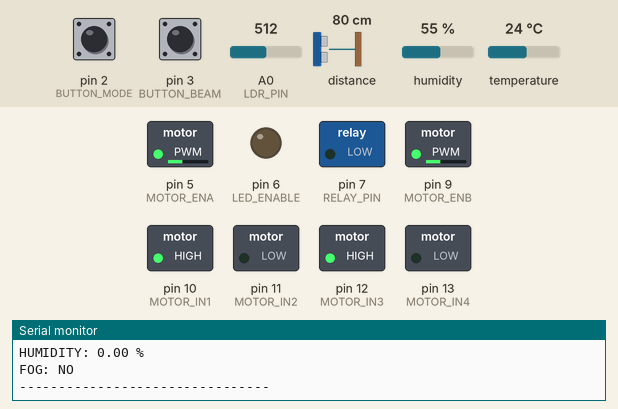
Simulated run of this sketch. Board: Arduino Uno, built with avr-gcc and run on an emulated ATmega328P. On the bench: switched loads named in the sketch (green lamp = pin HIGH), output pins drawn as LEDs (lit = HIGH), the last lines printed to the serial monitor. The test bench sets the inputs (shaded band); at power-on: distance to the obstacle 80 cm, A0 (LDR_PIN) = 512, pin 2 (BUTTON_MODE) HIGH, pin 3 (BUTTON_BEAM) HIGH, humidity 55 %, temperature 24 °C.

Above: at 1.4 s.
1.5 s: distance to the obstacle set to 9 cm
At 2.2 s:
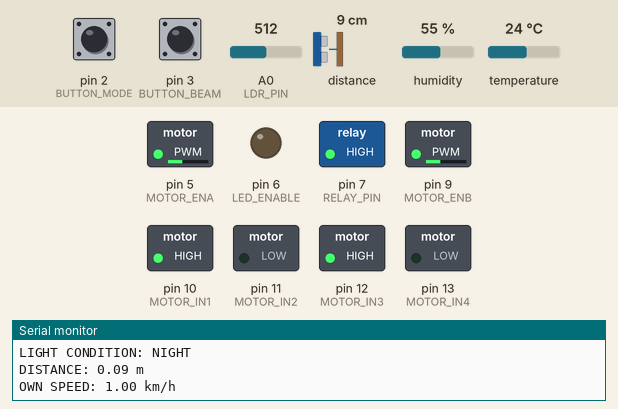
3.9 s: A0 (LDR_PIN) set to 493
At 4.8 s:
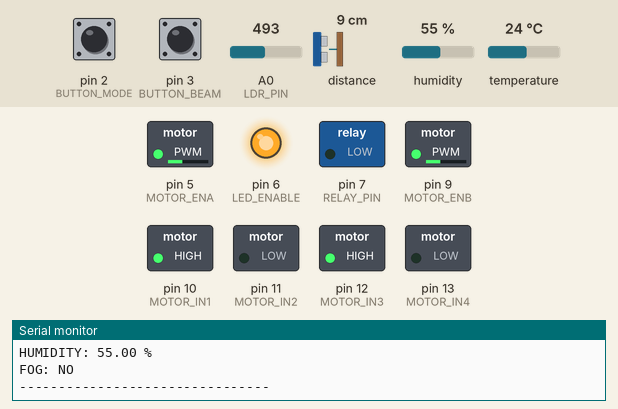
5.4 s: pin 2 (BUTTON_MODE) pulled LOW for 0.15 s
At 6.2 s:
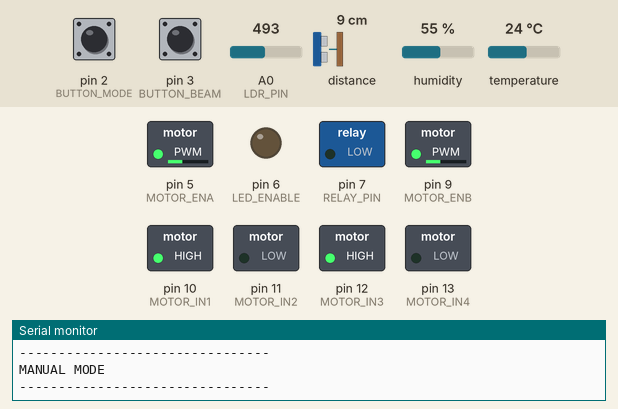
7.7 s: pin 3 (BUTTON_BEAM) pulled LOW for 0.15 s
At 8.1 s:
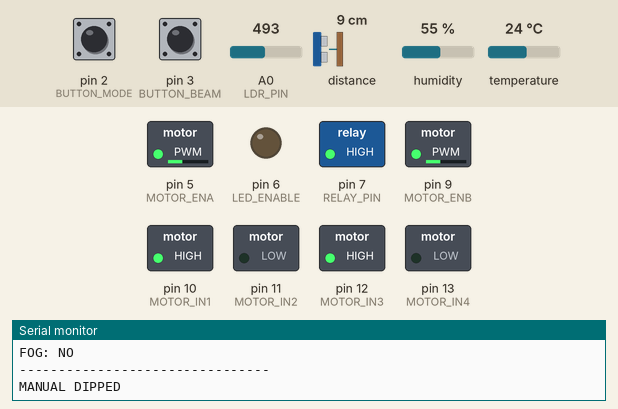
9.3 s: pin 2 (BUTTON_MODE) pulled LOW for 1 s
At 10.8 s:
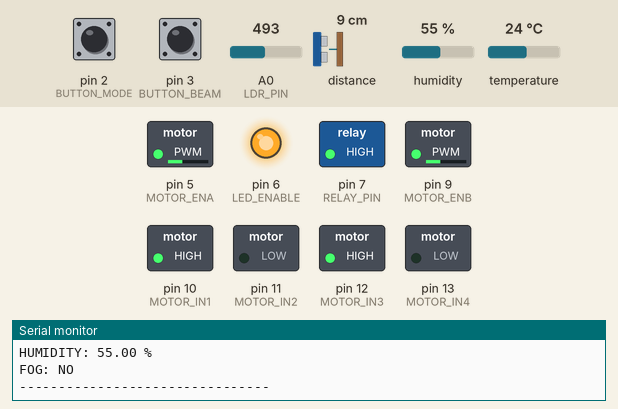
Timing chart, 0 to 12.3 s (numbered marks = the images above; inputs shaded):
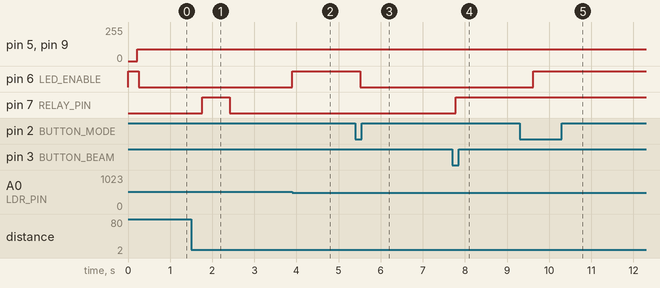

Measured:
- the behaviour switches between 501 and 500 on A0 (LDR_PIN) (found by bisection; images 1 and 2)
- after the input at 1.5 s, pin 7 (RELAY_PIN): LOW → HIGH after 0.27 s, → LOW 0.65 s later
- after the input at 3.9 s, pin 6 (LED_ENABLE): LOW → HIGH at once
- after the input at 5.4 s, pin 6 (LED_ENABLE): HIGH → LOW after 0.11 s
- after the input at 7.7 s, pin 7 (RELAY_PIN): LOW → HIGH after 0.08 s
- after the input at 9.3 s, pin 6 (LED_ENABLE): LOW → HIGH after 0.32 s

The sketch:

Arduino_code.ino
```cpp
#include <Wire.h>
#include <VL53L0X.h>
#include <DHT.h>

// =================================================
// PIN DEFINITIONS
// =================================================

#define LDR_PIN A0

#define DHT_PIN 4
#define DHT_TYPE DHT11

#define BUTTON_MODE 2
#define BUTTON_BEAM 3

#define MOTOR_ENA 5
#define LED_ENABLE 6
#define RELAY_PIN 7
#define MOTOR_ENB 9

#define MOTOR_IN1 10
#define MOTOR_IN2 11
#define MOTOR_IN3 12
#define MOTOR_IN4 13

// =================================================
// SENSOR OBJECTS
// =================================================

VL53L0X tof;
DHT dht(DHT_PIN, DHT_TYPE);

// =================================================
// MOTOR SETTINGS
// =================================================

const int minimumSpeed = 90;

// =================================================
// SPEED AND TTC SETTINGS
// =================================================

const float MY_SPEED_KMH = 1.0;
const float SPEED_LIMIT = 1.0;
const float PASSING_MARGIN = 0.5;

const uint16_t MAX_DISTANCE_MM = 2000;
const uint16_t MIN_DISTANCE_MM = 50;

const unsigned long SAMPLE_INTERVAL = 100;

// =================================================
// LDR SETTINGS
// =================================================

const bool LDR_REVERSED = true;
const int LDR_THRESHOLD = 500;

// =================================================
// FOG SETTINGS
// =================================================

const float FOG_TEMP_LIMIT = 10.0;
const float FOG_HUM_MIN = 80.0;

// =================================================
// ToF VARIABLES
// =================================================

float previousDistance = 0;
float currentDistance = 0;

float relativeVelocity = 0;
float ttc = 0;

unsigned long previousSampleTime = 0;

bool previousReadingValid = false;

int approachingCount = 0;

bool approaching = false;
bool lowBeamLatched = false;
bool releaseScheduled = false;

unsigned long releaseTime = 0;

// =================================================
// LDR / DHT VARIABLES
// =================================================

int ldrValue = 0;

float temperature = 0;
float humidity = 0;

bool isNight = false;
bool fogLikely = false;

unsigned long lastDHTTime = 0;
unsigned long lastPrintTime = 0;

// =================================================
// MODE VARIABLES
// =================================================

bool manualMode = false;
bool manualDipped = false;

// =================================================
// HEADLIGHT CONTROL
//
// D6 LOW  = LIGHT ON
// D6 HIGH = LIGHT OFF
//
// Relay LOW  = HIGH BEAM
// Relay HIGH = LOW BEAM
// =================================================

void highBeam()
{
  digitalWrite(LED_ENABLE, LOW);
  digitalWrite(RELAY_PIN, LOW);
}

void dippedBeam()
{
  digitalWrite(LED_ENABLE, LOW);
  digitalWrite(RELAY_PIN, HIGH);
}

void allLightOff()
{
  digitalWrite(LED_ENABLE, HIGH);
}

// =================================================
// MOTOR INITIALIZATION
// =================================================

void initializeMotors()
{
  pinMode(MOTOR_ENA, OUTPUT);
  pinMode(MOTOR_ENB, OUTPUT);

  pinMode(MOTOR_IN1, OUTPUT);
  pinMode(MOTOR_IN2, OUTPUT);
  pinMode(MOTOR_IN3, OUTPUT);
  pinMode(MOTOR_IN4, OUTPUT);

  // Left motor FORWARD

  digitalWrite(MOTOR_IN1, HIGH);
  digitalWrite(MOTOR_IN2, LOW);

  // Right motor FORWARD

  digitalWrite(MOTOR_IN3, HIGH);
  digitalWrite(MOTOR_IN4, LOW);

  analogWrite(MOTOR_ENA, 0);
  analogWrite(MOTOR_ENB, 0);
}

// =================================================
// CONTINUOUS MOTOR FORWARD
// =================================================

void runMotorsForward()
{
  int motorSpeed = minimumSpeed;

  analogWrite(MOTOR_ENA, motorSpeed);
  analogWrite(MOTOR_ENB, motorSpeed);
}

// =================================================
// DHT11 READING
// =================================================

void readDHT()
{
  if (millis() - lastDHTTime < 2000)
    return;

  lastDHTTime = millis();

  float h = dht.readHumidity();
  float t = dht.readTemperature();

  if (isnan(h) || isnan(t))
    return;

  humidity = h;
  temperature = t;

  // Fog condition

  if (temperature < FOG_TEMP_LIMIT &&
      humidity >= FOG_HUM_MIN)
  {
    fogLikely = true;
  }
  else
  {
    fogLikely = false;
  }
}

// =================================================
// ToF + RELATIVE SPEED + TTC
// =================================================

void updateToF()
{
  unsigned long now = millis();

  if (now - previousSampleTime < SAMPLE_INTERVAL)
    return;

  uint16_t distanceMM =
    tof.readRangeContinuousMillimeters();

  unsigned long measurementTime = millis();

  float dt =
    (measurementTime - previousSampleTime) / 1000.0;

  previousSampleTime = measurementTime;

  // Invalid reading

  if (tof.timeoutOccurred() ||
      distanceMM < MIN_DISTANCE_MM ||
      distanceMM > MAX_DISTANCE_MM)
  {
    previousReadingValid = false;
    approachingCount = 0;
    approaching = false;

    relativeVelocity = 0;
    ttc = 0;

    // Existing passing timer is not cancelled.

    return;
  }

  currentDistance = distanceMM / 1000.0;

  // First valid reading

  if (!previousReadingValid)
  {
    previousDistance = currentDistance;
    previousReadingValid = true;

    relativeVelocity = 0;
    ttc = 0;

    approachingCount = 0;
    approaching = false;

    return;
  }

  if (dt <= 0)
    return;

  // Relative closing speed

  float rawVelocity =
    ((previousDistance - currentDistance) / dt) * 3.6;

  // Speed smoothing

  relativeVelocity =
    (0.5 * rawVelocity) +
    (0.5 * relativeVelocity);

  // Approaching detection

  if (relativeVelocity > SPEED_LIMIT)
  {
    approachingCount++;
  }
  else
  {
    approachingCount = 0;
  }

  approaching = (approachingCount >= 2);

  // TTC calculation

  if (relativeVelocity > 0)
  {
    ttc =
      currentDistance / (relativeVelocity / 3.6);
  }
  else
  {
    ttc = 0;
  }

  // Confirm approach and start DIP

  if (approaching &&
      !lowBeamLatched &&
      !releaseScheduled)
  {
    lowBeamLatched = true;

    unsigned long passingDuration =
      (unsigned long)((ttc + PASSING_MARGIN) * 1000.0);

    releaseTime =
      measurementTime + passingDuration;

    releaseScheduled = true;

    Serial.println("APPROACHING VEHICLE - DIP");
    Serial.println("TTC TIMER STARTED");
  }

  previousDistance = currentDistance;
}

// =================================================
// TTC PASSING TIMER
// =================================================

void checkPassingTime()
{
  if (releaseScheduled &&
      (long)(millis() - releaseTime) >= 0)
  {
    lowBeamLatched = false;
    releaseScheduled = false;

    approachingCount = 0;
    approaching = false;

    relativeVelocity = 0;
    ttc = 0;

    previousReadingValid = false;

    Serial.println("PASSING COMPLETE");
    Serial.println("RESTORING HIGH BEAM");
  }

  if (lowBeamLatched)
  {
    dippedBeam();
  }
}

// =================================================
// BUTTON CONTROL
// =================================================

void handleButtons()
{
  static bool lastModeReading = HIGH;
  static bool stableModeState = HIGH;
  static unsigned long modeChangedAt = 0;

  static bool lastBeamReading = HIGH;
  static bool stableBeamState = HIGH;
  static unsigned long beamChangedAt = 0;

  const unsigned long debounceMs = 50;

  unsigned long now = millis();

  // BUTTON 1: AUTO / MANUAL

  bool modeReading = digitalRead(BUTTON_MODE);

  if (modeReading != lastModeReading)
  {
    lastModeReading = modeReading;
    modeChangedAt = now;
  }

  if ((now - modeChangedAt) >= debounceMs &&
      modeReading != stableModeState)
  {
    stableModeState = modeReading;

    if (stableModeState == LOW)
    {
      manualMode = !manualMode;
      manualDipped = false;

      if (manualMode)
      {
        highBeam();
        Serial.println("MANUAL MODE");
      }
      else
      {
        Serial.println("AUTO MODE");
      }
    }
  }

  // BUTTON 2: HIGH / DIPPED
  // MANUAL MODE ONLY

  bool beamReading = digitalRead(BUTTON_BEAM);

  if (beamReading != lastBeamReading)
  {
    lastBeamReading = beamReading;
    beamChangedAt = now;
  }

  if ((now - beamChangedAt) >= debounceMs &&
      beamReading != stableBeamState)
  {
    stableBeamState = beamReading;

    if (stableBeamState == LOW && manualMode)
    {
      manualDipped = !manualDipped;

      if (manualDipped)
      {
        dippedBeam();
        Serial.println("MANUAL DIPPED");
      }
      else
      {
        highBeam();
        Serial.println("MANUAL HIGH");
      }
    }
  }
}

// =================================================
// AUTOMATIC HEADLIGHT CONTROL
// =================================================

void automaticHeadlightControl()
{
  // Manual mode

  if (manualMode)
  {
    if (manualDipped)
      dippedBeam();
    else
      highBeam();

    return;
  }

  // Fog override

  if (fogLikely)
  {
    dippedBeam();
    return;
  }

  // Day

  if (!isNight)
  {
    allLightOff();
    return;
  }

  // Night + approaching / passing

  if (lowBeamLatched)
  {
    dippedBeam();
    return;
  }

  // Normal night

  highBeam();
}

// =================================================
// SETUP
// =================================================

void setup()
{
  Serial.begin(9600);

  Wire.begin();

  pinMode(LDR_PIN, INPUT);

  pinMode(BUTTON_MODE, INPUT_PULLUP);
  pinMode(BUTTON_BEAM, INPUT_PULLUP);

  pinMode(LED_ENABLE, OUTPUT);
  pinMode(RELAY_PIN, OUTPUT);

  // Initialize motors

  initializeMotors();

  // Start DHT

  dht.begin();

  allLightOff();

  // Initialize ToF

  tof.setTimeout(500);

  Serial.println();
  Serial.println("================================");
  Serial.println("SMART HEADLIGHT PROJECT");
  Serial.println("================================");

  if (!tof.init())
  {
    Serial.println("VL53L0X INIT FAILED!");

    while (1)
    {
      highBeam();
      runMotorsForward();
      delay(100);
    }
  }

  tof.startContinuous(SAMPLE_INTERVAL);

  previousSampleTime = millis();

  Serial.println("VL53L0X FOUND");
  Serial.println("MOTORS INITIALIZED");
  Serial.println("LEFT MOTOR FORWARD");
  Serial.println("RIGHT MOTOR FORWARD");
  Serial.println("MOTOR PWM = 90");
  Serial.println("OWN SPEED = 1 KM/H");
  Serial.println("SPEED LIMIT = 1 KM/H");
  Serial.println("TTC PASSING TIMER ENABLED");
  Serial.println("AUTO MODE");
  Serial.println("SYSTEM READY");
}

// =================================================
// MAIN LOOP
// =================================================

void loop()
{
  // BUTTONS

  handleButtons();

  // MOTORS ALWAYS FORWARD

  runMotorsForward();

  // LDR

  ldrValue = analogRead(LDR_PIN);

  if (LDR_REVERSED)
  {
    isNight = (ldrValue > LDR_THRESHOLD);
  }
  else
  {
    isNight = (ldrValue < LDR_THRESHOLD);
  }

  // DHT

  readDHT();

  // ToF + SPEED + TTC

  updateToF();

  // Passing timer

  checkPassingTime();

  // Headlight control

  automaticHeadlightControl();

  // Serial Monitor

  if (millis() - lastPrintTime >= 1000)
  {
    lastPrintTime = millis();

    Serial.println("--------------------------------");

    Serial.print("MODE: ");
    Serial.println(manualMode ? "MANUAL" : "AUTO");

    Serial.print("MOTOR SPEED PWM: ");
    Serial.println(minimumSpeed);

    Serial.print("LDR: ");
    Serial.println(ldrValue);

    Serial.print("LIGHT CONDITION: ");
    Serial.println(isNight ? "NIGHT" : "DAY");

    Serial.print("DISTANCE: ");

    if (currentDistance > 0)
    {
      Serial.print(currentDistance);
      Serial.println(" m");
    }
    else
    {
      Serial.println("NO VALID OBJECT");
    }

    Serial.print("OWN SPEED: ");
    Serial.print(MY_SPEED_KMH);
    Serial.println(" km/h");

    Serial.print("RELATIVE SPEED: ");
    Serial.print(relativeVelocity);
    Serial.println(" km/h");

    Serial.print("TTC: ");
    Serial.print(ttc);
    Serial.println(" seconds");

    Serial.print("APPROACHING COUNT: ");
    Serial.println(approachingCount);

    Serial.print("APPROACHING: ");
    Serial.println(approaching ? "YES" : "NO");

    Serial.print("LOW BEAM LATCHED: ");
    Serial.println(lowBeamLatched ? "YES" : "NO");

    Serial.print("RELEASE SCHEDULED: ");
    Serial.println(releaseScheduled ? "YES" : "NO");

    Serial.print("TEMPERATURE: ");
    Serial.print(temperature);
    Serial.println(" C");

    Serial.print("HUMIDITY: ");
    Serial.print(humidity);
    Serial.println(" %");

    Serial.print("FOG: ");
    Serial.println(fogLikely ? "YES" : "NO");

    Serial.println("--------------------------------");
  }

  delay(20);
}
```
